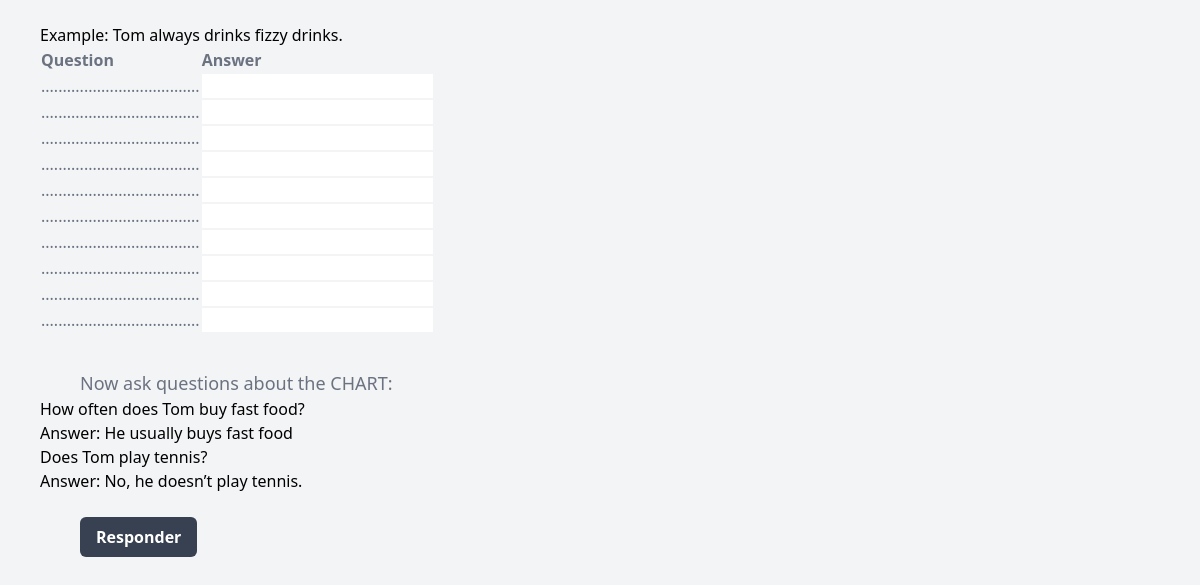
Page /simplepresent/ (lower part) on the earlier database version.
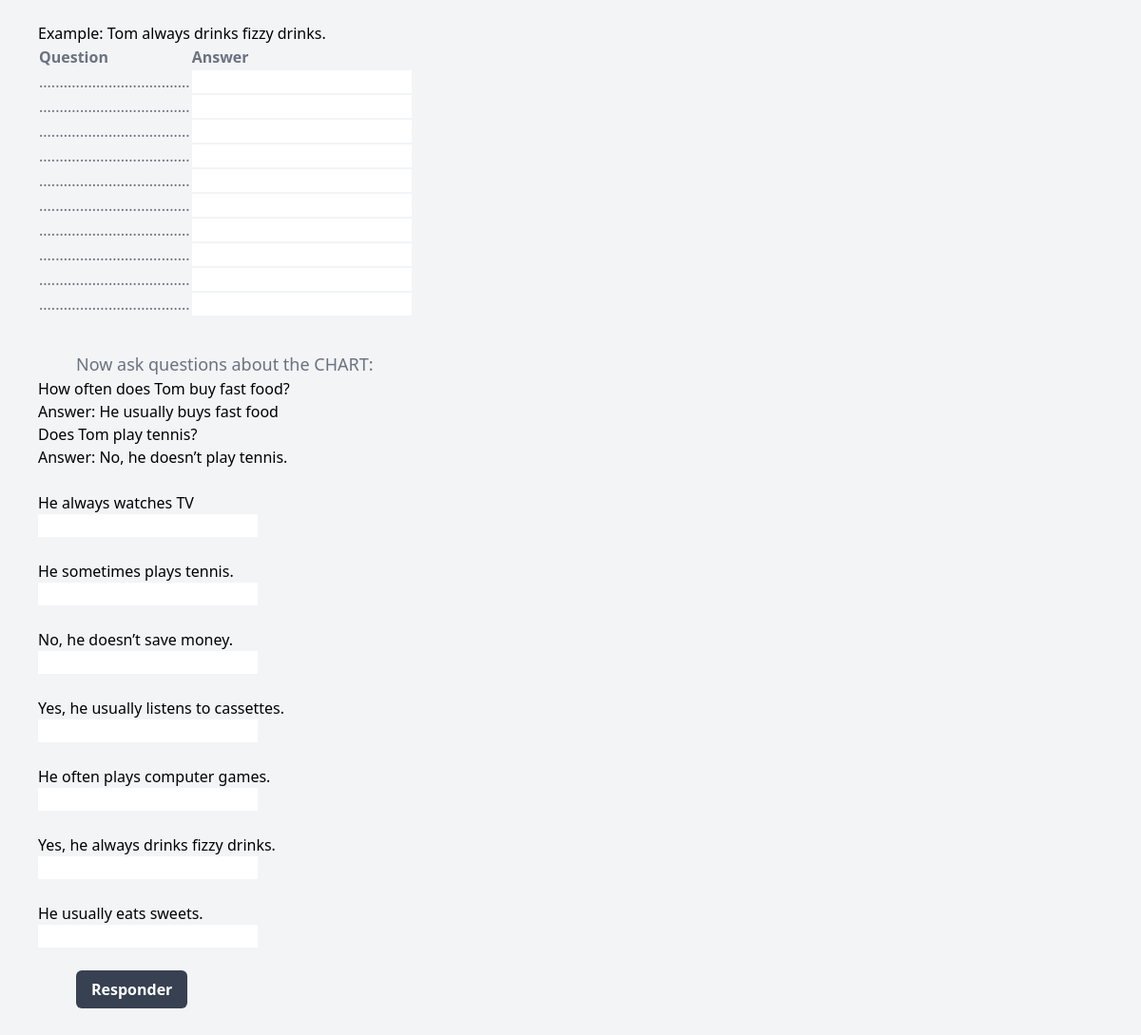
Same page on the later database version.
### simuladosingles/models.py (models this page shows)
class FillInBlank_by_topic(models.Model):
    assunto=models.CharField(max_length=500)
    pergunta = models.CharField(max_length=5000)
    resposta = models.CharField(max_length=5000)

### simuladosingles/views.py (the view)
# urls.py: path('simplepresent/',views.simplepresent, name='simplepresent'),
def simplepresent(request):
    question_list = FillInBlank_by_topic.objects.filter(assunto="simplepresent").order_by("id")
    question_list_table= FillInBlank_by_topic.objects.filter(assunto="simplepresenttable").order_by("id")
    question_list_q3= FillInBlank_by_topic.objects.filter(assunto="simplepresentQ3").order_by("id")
    context = {
        "question_list": question_list,
        "question_list_table": question_list_table,
        "question_list_q3": question_list_q3,
    }
    return render(request, 'simplepresent.html',context)

### templates/simplepresent.html (shortened to what this page needs)
{% extends 'home.html' %}
{% block content %}
  <br/>
<form class="px-10"  action="{% url 'resultsimplepresent' %}" method="get" class="form-polls">
  <br/>
<br/>
<p >Example: Tom always drinks fizzy drinks.</p>
<table class="w-600 text-l text-left rtl:text-right text-gray-500 dark:text-gray-400">
  <tr>
    <th>Question</th>
    <th>Answer</th>
  </tr>
{% for question_table in question_list_table %}
<tr>
  <td>{{ question_table.pergunta }}</td>
  <td><input  type="text"  name='{{question_table.id}}' /></td>
</tr>
{% endfor %}
</table>
<br/>
<p class="mt-3 px-10 text-lg text-gray-500">Now ask questions about the CHART:</p>
<p >How often does Tom buy fast food?</p>
<p >Answer: He usually buys fast food</p>
<p >Does Tom play tennis? </p>
<p >Answer: No, he doesn’t play tennis.</p>
{% for question in question_list_q3 %}
<br/>
  <p>{{ question.pergunta }}</p>
  <p> <input  type="text"  name='{{question.id}}' /></p>
{% endfor %}
<br/>
<input class="bg-gray-700 ml-10 mb-10 hover:bg-blue-600 text-white font-semibold rounded-md py-2 px-4 w-50" type="submit" value="Responder" />
</form>
{% endblock %}

Differences in the rows shown:
added FillInBlank_by_topic: pergunta "He always watches TV"
added FillInBlank_by_topic: pergunta "He sometimes plays tennis."
added FillInBlank_by_topic: pergunta "No, he doesn’t save money."
added FillInBlank_by_topic: pergunta "Yes, he usually listens to cassettes."
added FillInBlank_by_topic: pergunta "He often plays computer games."
added FillInBlank_by_topic: pergunta "Yes, he always drinks fizzy drinks."
added FillInBlank_by_topic: pergunta "He usually eats sweets."
